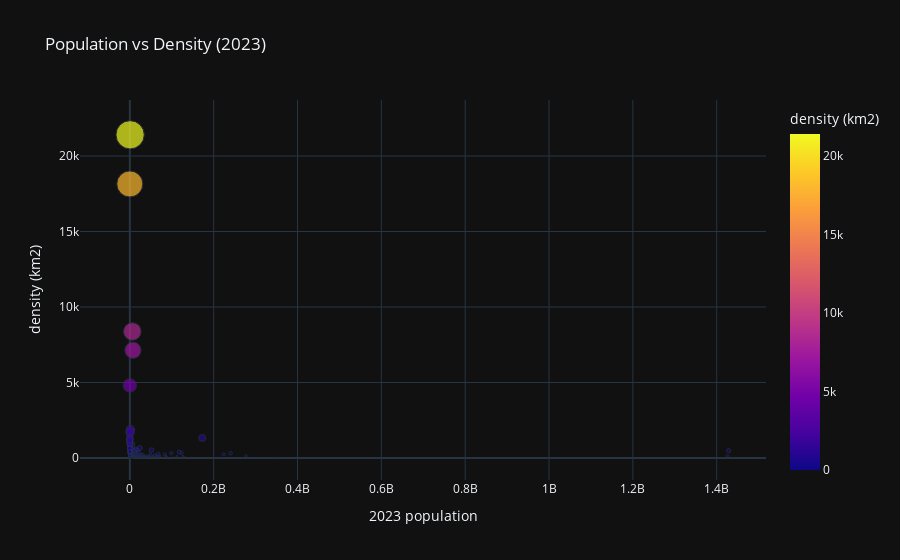

Notebook code cell kept with this figure:
### Code cell
# Interactive scatter plot with Plotly
fig = px.scatter(
    df,
    x="2023 population",
    y="density (km2)",
    hover_name="country",  # Show country name on hover
    color="density (km2)",  # Color by density
    size="density (km2)",  # Bubble size based on density
    title="Population vs Density (2023)",
    template="plotly_dark"
)

# Show the interactive plot
fig.show()

### Figure 1 — Plotly figure (JSON) as saved in the notebook; plotly's stock layout.template omitted (floating-point values rounded to 4 significant figures; data arrays with more than 128 entries replaced by an {"elided": "..."} marker saying what was removed)
{"data": [{"hovertemplate": "<b>%{hovertext}</b><br><br>2023 population=%{x}<br>density (km2)=%{marker.color}<extra></extra>", "hovertext": {"elided": "234 str values"}, "legendgroup": "", "marker": {"color": {"elided": "234 int values"}, "coloraxis": "coloraxis", "size": {"elided": "234 int values"}, "sizemode": "area", "sizeref": 53.51, "symbol": "circle"}, "mode": "markers", "name": "", "orientation": "v", "showlegend": false, "type": "scatter", "x": {"elided": "234 int values"}, "xaxis": "x", "y": {"elided": "234 int values"}, "yaxis": "y"}], "layout": {"coloraxis": {"colorbar": {"title": {"text": "density (km2)"}}, "colorscale": [[0, "#0d0887"], [0.1111, "#46039f"], [0.2222, "#7201a8"], [0.3333, "#9c179e"], [0.4444, "#bd3786"], [0.5556, "#d8576b"], [0.6667, "#ed7953"], [0.7778, "#fb9f3a"], [0.8889, "#fdca26"], [1, "#f0f921"]]}, "legend": {"itemsizing": "constant", "tracegroupgap": 0}, "title": {"text": "Population vs Density (2023)"}, "xaxis": {"anchor": "y", "domain": [0, 1], "title": {"text": "2023 population"}}, "yaxis": {"anchor": "x", "domain": [0, 1], "title": {"text": "density (km2)"}}}}
